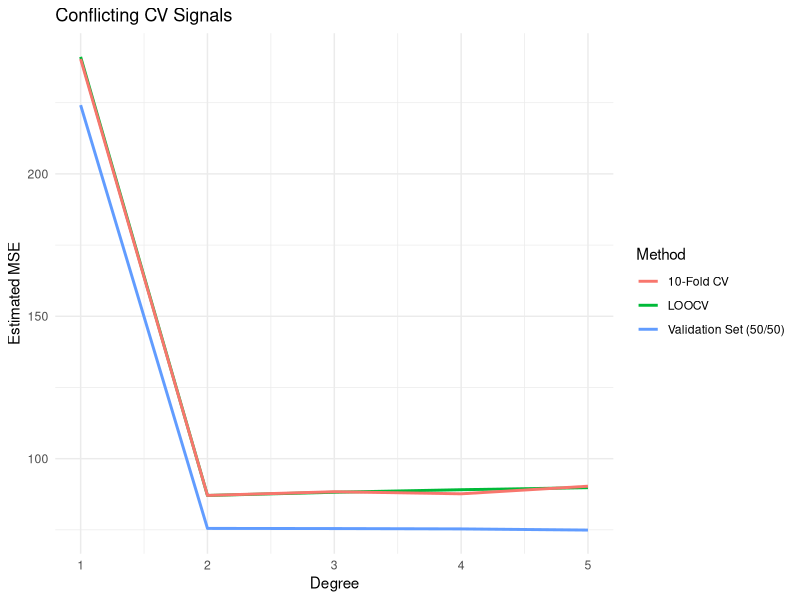

This chart was generated by the following R code:
## ---- chunk 1
# Load libraries
suppressPackageStartupMessages(library(tidyverse))
library(boot)

# 1. Generate Synthetic Housing Data (n=150)
set.seed(42) # For reproducibility
n <- 150
x <- runif(n, 0, 10) # Square footage (scaled)
# True relationship is quadratic with noise
y <- 50 + 20*x - 1.5*x^2 + rnorm(n, sd = 10) 
housing_data <- data.frame(x = x, y = y)

# 2. Setup storage for results
degrees <- 1:5
val_mse <- numeric(length(degrees))
loocv_mse <- numeric(length(degrees))
k10_mse <- numeric(length(degrees))

# --- TEST 1: Validation Set Approach (50/50 Split) ---
# We use a specific seed here to show how it can produce "wrong" results
set.seed(7) 
train_idx <- sample(1:n, n/2)
for (d in degrees) {
  fit <- lm(y ~ poly(x, d), data = housing_data, subset = train_idx)
  pred <- predict(fit, housing_data[-train_idx, ])
  val_mse[d] <- mean((housing_data$y[-train_idx] - pred)^2)
}

# --- TEST 2: LOOCV ---
for (d in degrees) {
  glm_fit <- glm(y ~ poly(x, d), data = housing_data)
  loocv_mse[d] <- cv.glm(housing_data, glm_fit)$delta[1]
}

# --- TEST 3: 10-Fold CV ---
set.seed(8) # For fold consistency
for (d in degrees) {
  glm_fit <- glm(y ~ poly(x, d), data = housing_data)
  k10_mse[d] <- cv.glm(housing_data, glm_fit, K = 10)$delta[2] # Adjusted delta
}

# 3. Consolidate results for Comparison
results <- data.frame(
  Degree = degrees,
  Validation = val_mse,
  LOOCV = loocv_mse,
  K10 = k10_mse
)

print(results)

# 4. Visualization
ggplot(results, aes(x = Degree)) +
  geom_line(aes(y = Validation, color = "Validation Set (50/50)"), linewidth = 1) +
  geom_line(aes(y = LOOCV, color = "LOOCV"), linewidth = 1) +
  geom_line(aes(y = K10, color = "10-Fold CV"), linewidth = 1) +
  labs(title = "Conflicting CV Signals", y = "Estimated MSE", color = "Method") +
  theme_minimal()
